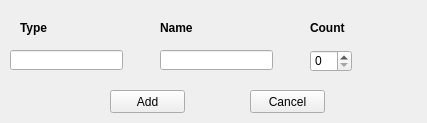
<?xml version="1.0" encoding="UTF-8"?>
<ui version="4.0">
 <class>Form</class>
 <widget class="QWidget" name="Form">
  <property name="geometry">
   <rect>
    <x>0</x>
    <y>0</y>
    <width>427</width>
    <height>123</height>
   </rect>
  </property>
  <property name="windowTitle">
   <string>Form</string>
  </property>
  <widget class="QLabel" name="label">
   <property name="geometry">
    <rect>
     <x>20</x>
     <y>20</y>
     <width>61</width>
     <height>16</height>
    </rect>
   </property>
   <property name="font">
    <font>
     <weight>75</weight>
     <bold>true</bold>
    </font>
   </property>
   <property name="text">
    <string>Type</string>
   </property>
  </widget>
  <widget class="QLabel" name="label_2">
   <property name="geometry">
    <rect>
     <x>160</x>
     <y>20</y>
     <width>71</width>
     <height>16</height>
    </rect>
   </property>
   <property name="font">
    <font>
     <weight>75</weight>
     <bold>true</bold>
    </font>
   </property>
   <property name="text">
    <string>Name</string>
   </property>
  </widget>
  <widget class="QLabel" name="label_3">
   <property name="geometry">
    <rect>
     <x>310</x>
     <y>20</y>
     <width>91</width>
     <height>16</height>
    </rect>
   </property>
   <property name="font">
    <font>
     <weight>75</weight>
     <bold>true</bold>
    </font>
   </property>
   <property name="text">
    <string>Count</string>
   </property>
  </widget>
  <widget class="QLineEdit" name="type_input">
   <property name="geometry">
    <rect>
     <x>10</x>
     <y>50</y>
     <width>113</width>
     <height>20</height>
    </rect>
   </property>
  </widget>
  <widget class="QLineEdit" name="name_input">
   <property name="geometry">
    <rect>
     <x>160</x>
     <y>50</y>
     <width>113</width>
     <height>20</height>
    </rect>
   </property>
  </widget>
  <widget class="QPushButton" name="add_button">
   <property name="geometry">
    <rect>
     <x>110</x>
     <y>90</y>
     <width>75</width>
     <height>23</height>
    </rect>
   </property>
   <property name="text">
    <string>Add</string>
   </property>
  </widget>
  <widget class="QPushButton" name="cancel_button">
   <property name="geometry">
    <rect>
     <x>250</x>
     <y>90</y>
     <width>75</width>
     <height>23</height>
    </rect>
   </property>
   <property name="text">
    <string>Cancel</string>
   </property>
  </widget>
  <widget class="QSpinBox" name="count_input">
   <property name="geometry">
    <rect>
     <x>310</x>
     <y>50</y>
     <width>42</width>
     <height>22</height>
    </rect>
   </property>
  </widget>
 </widget>
 <resources/>
 <connections/>
</ui>
